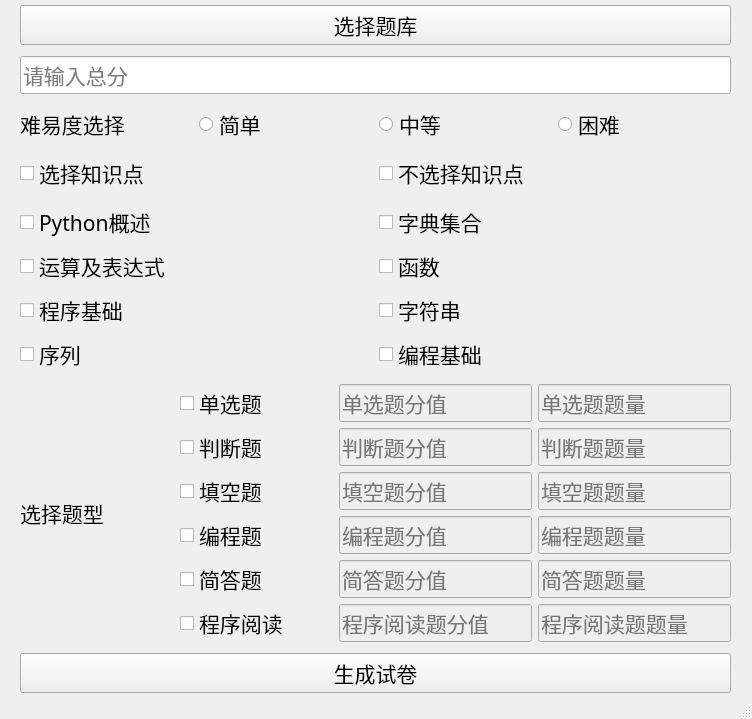
<?xml version="1.0" encoding="UTF-8"?>
<ui version="4.0">
 <class>MainWindow</class>
 <widget class="QMainWindow" name="MainWindow">
  <property name="geometry">
   <rect>
    <x>0</x>
    <y>0</y>
    <width>752</width>
    <height>719</height>
   </rect>
  </property>
  <property name="minimumSize">
   <size>
    <width>752</width>
    <height>719</height>
   </size>
  </property>
  <property name="maximumSize">
   <size>
    <width>752</width>
    <height>719</height>
   </size>
  </property>
  <property name="windowTitle">
   <string>MainWindow</string>
  </property>
  <widget class="QWidget" name="centralwidget">
   <widget class="QWidget" name="verticalLayoutWidget">
    <property name="geometry">
     <rect>
      <x>20</x>
      <y>0</y>
      <width>711</width>
      <height>702</height>
     </rect>
    </property>
    <property name="font">
     <font>
      <family>Microsoft JhengHei UI Light</family>
      <pointsize>16</pointsize>
     </font>
    </property>
    <layout class="QVBoxLayout" name="verticalLayout">
     <item>
      <widget class="QPushButton" name="pushButton_selectpath">
       <property name="font">
        <font>
         <family>Microsoft JhengHei UI Light</family>
         <pointsize>16</pointsize>
        </font>
       </property>
       <property name="text">
        <string>选择题库</string>
       </property>
      </widget>
     </item>
     <item>
      <widget class="QLineEdit" name="lineEdit_all_sum">
       <property name="placeholderText">
        <string>请输入总分</string>
       </property>
      </widget>
     </item>
     <item>
      <layout class="QHBoxLayout" name="horizontalLayout">
       <item>
        <widget class="QLabel" name="label">
         <property name="font">
          <font>
           <family>Microsoft JhengHei UI Light</family>
           <pointsize>16</pointsize>
          </font>
         </property>
         <property name="text">
          <string>难易度选择</string>
         </property>
        </widget>
       </item>
       <item>
        <widget class="QRadioButton" name="radioButton_easy">
         <property name="font">
          <font>
           <family>Microsoft JhengHei UI Light</family>
           <pointsize>16</pointsize>
          </font>
         </property>
         <property name="text">
          <string>简单</string>
         </property>
        </widget>
       </item>
       <item>
        <widget class="QRadioButton" name="radioButton_mid">
         <property name="font">
          <font>
           <family>Microsoft JhengHei UI Light</family>
           <pointsize>16</pointsize>
          </font>
         </property>
         <property name="text">
          <string>中等</string>
         </property>
        </widget>
       </item>
       <item>
        <widget class="QRadioButton" name="radioButton_hard">
         <property name="font">
          <font>
           <family>Microsoft JhengHei UI Light</family>
           <pointsize>16</pointsize>
          </font>
         </property>
         <property name="text">
          <string>困难</string>
         </property>
        </widget>
       </item>
      </layout>
     </item>
     <item>
      <layout class="QHBoxLayout" name="horizontalLayout_2">
       <item>
        <widget class="QCheckBox" name="checkBox_haveknowledge">
         <property name="font">
          <font>
           <family>Microsoft JhengHei UI Light</family>
           <pointsize>16</pointsize>
          </font>
         </property>
         <property name="text">
          <string>选择知识点</string>
         </property>
        </widget>
       </item>
       <item>
        <widget class="QCheckBox" name="checkBox_noknowledge">
         <property name="font">
          <font>
           <family>Microsoft JhengHei UI Light</family>
           <pointsize>16</pointsize>
          </font>
         </property>
         <property name="text">
          <string>不选择知识点</string>
         </property>
        </widget>
       </item>
      </layout>
     </item>
     <item>
      <layout class="QHBoxLayout" name="horizontalLayout_4">
       <item>
        <layout class="QVBoxLayout" name="verticalLayout_3">
         <item>
          <widget class="QCheckBox" name="checkBox_1">
           <property name="font">
            <font>
             <family>Microsoft JhengHei UI Light</family>
             <pointsize>16</pointsize>
            </font>
           </property>
           <property name="text">
            <string>Python概述</string>
           </property>
          </widget>
         </item>
         <item>
          <widget class="QCheckBox" name="checkBox_2">
           <property name="font">
            <font>
             <family>Microsoft JhengHei UI Light</family>
             <pointsize>16</pointsize>
            </font>
           </property>
           <property name="text">
            <string>运算及表达式</string>
           </property>
          </widget>
         </item>
         <item>
          <widget class="QCheckBox" name="checkBox_3">
           <property name="font">
            <font>
             <family>Microsoft JhengHei UI Light</family>
             <pointsize>16</pointsize>
            </font>
           </property>
           <property name="text">
            <string>程序基础</string>
           </property>
          </widget>
         </item>
         <item>
          <widget class="QCheckBox" name="checkBox_4">
           <property name="font">
            <font>
             <family>Microsoft JhengHei UI Light</family>
             <pointsize>16</pointsize>
            </font>
           </property>
           <property name="text">
            <string>序列</string>
           </property>
          </widget>
         </item>
        </layout>
       </item>
       <item>
        <layout class="QVBoxLayout" name="verticalLayout_4">
         <item>
          <widget class="QCheckBox" name="checkBox_5">
           <property name="font">
            <font>
             <family>Microsoft JhengHei UI Light</family>
             <pointsize>16</pointsize>
            </font>
           </property>
           <property name="text">
            <string>字典集合</string>
           </property>
          </widget>
         </item>
         <item>
          <widget class="QCheckBox" name="checkBox_6">
           <property name="font">
            <font>
             <family>Microsoft JhengHei UI Light</family>
             <pointsize>16</pointsize>
            </font>
           </property>
           <property name="text">
            <string>函数</string>
           </property>
          </widget>
         </item>
         <item>
          <widget class="QCheckBox" name="checkBox_7">
           <property name="font">
            <font>
             <family>Microsoft JhengHei UI Light</family>
             <pointsize>16</pointsize>
            </font>
           </property>
           <property name="text">
            <string>字符串</string>
           </property>
          </widget>
         </item>
         <item>
          <widget class="QCheckBox" name="checkBox_8">
           <property name="font">
            <font>
             <family>Microsoft JhengHei UI Light</family>
             <pointsize>16</pointsize>
            </font>
           </property>
           <property name="text">
            <string>编程基础</string>
           </property>
          </widget>
         </item>
        </layout>
       </item>
      </layout>
     </item>
     <item>
      <layout class="QHBoxLayout" name="horizontalLayout_3">
       <item>
        <widget class="QLabel" name="label_2">
         <property name="font">
          <font>
           <family>Microsoft JhengHei UI Light</family>
           <pointsize>16</pointsize>
          </font>
         </property>
         <property name="text">
          <string>选择题型</string>
         </property>
        </widget>
       </item>
       <item>
        <layout class="QVBoxLayout" name="verticalLayout_2">
         <item>
          <widget class="QCheckBox" name="checkBox_radio">
           <property name="font">
            <font>
             <family>Microsoft JhengHei UI Light</family>
             <pointsize>16</pointsize>
            </font>
           </property>
           <property name="text">
            <string>单选题</string>
           </property>
          </widget>
         </item>
         <item>
          <widget class="QCheckBox" name="checkBox_bool">
           <property name="font">
            <font>
             <family>Microsoft JhengHei UI Light</family>
             <pointsize>16</pointsize>
            </font>
           </property>
           <property name="text">
            <string>判断题</string>
           </property>
          </widget>
         </item>
         <item>
          <widget class="QCheckBox" name="checkBox_text">
           <property name="font">
            <font>
             <family>Microsoft JhengHei UI Light</family>
             <pointsize>16</pointsize>
            </font>
           </property>
           <property name="text">
            <string>填空题</string>
           </property>
          </widget>
         </item>
         <item>
          <widget class="QCheckBox" name="checkBox_code">
           <property name="font">
            <font>
             <family>Microsoft JhengHei UI Light</family>
             <pointsize>16</pointsize>
            </font>
           </property>
           <property name="text">
            <string>编程题</string>
           </property>
          </widget>
         </item>
         <item>
          <widget class="QCheckBox" name="checkBox_easyanswer">
           <property name="font">
            <font>
             <family>Microsoft JhengHei UI Light</family>
             <pointsize>16</pointsize>
            </font>
           </property>
           <property name="text">
            <string>简答题</string>
           </property>
          </widget>
         </item>
         <item>
          <widget class="QCheckBox" name="checkBox_coderead">
           <property name="font">
            <font>
             <family>Microsoft JhengHei UI Light</family>
             <pointsize>16</pointsize>
            </font>
           </property>
           <property name="text">
            <string>程序阅读</string>
           </property>
          </widget>
         </item>
        </layout>
       </item>
       <item>
        <layout class="QVBoxLayout" name="verticalLayout_5">
         <item>
          <widget class="QLineEdit" name="lineEdit_radio">
           <property name="enabled">
            <bool>false</bool>
           </property>
           <property name="sizePolicy">
            <sizepolicy hsizetype="Minimum" vsizetype="Fixed">
             <horstretch>0</horstretch>
             <verstretch>0</verstretch>
            </sizepolicy>
           </property>
           <property name="placeholderText">
            <string>单选题分值</string>
           </property>
          </widget>
         </item>
         <item>
          <widget class="QLineEdit" name="lineEdit_bool">
           <property name="enabled">
            <bool>false</bool>
           </property>
           <property name="sizePolicy">
            <sizepolicy hsizetype="Minimum" vsizetype="Fixed">
             <horstretch>0</horstretch>
             <verstretch>0</verstretch>
            </sizepolicy>
           </property>
           <property name="placeholderText">
            <string>判断题分值</string>
           </property>
          </widget>
         </item>
         <item>
          <widget class="QLineEdit" name="lineEdit_text">
           <property name="enabled">
            <bool>false</bool>
           </property>
           <property name="sizePolicy">
            <sizepolicy hsizetype="Minimum" vsizetype="Fixed">
             <horstretch>0</horstretch>
             <verstretch>0</verstretch>
            </sizepolicy>
           </property>
           <property name="placeholderText">
            <string>填空题分值</string>
           </property>
          </widget>
         </item>
         <item>
          <widget class="QLineEdit" name="lineEdit_code">
           <property name="enabled">
            <bool>false</bool>
           </property>
           <property name="sizePolicy">
            <sizepolicy hsizetype="Minimum" vsizetype="Fixed">
             <horstretch>0</horstretch>
             <verstretch>0</verstretch>
            </sizepolicy>
           </property>
           <property name="placeholderText">
            <string>编程题分值</string>
           </property>
          </widget>
         </item>
         <item>
          <widget class="QLineEdit" name="lineEdit_easyanswer">
           <property name="enabled">
            <bool>false</bool>
           </property>
           <property name="sizePolicy">
            <sizepolicy hsizetype="Minimum" vsizetype="Fixed">
             <horstretch>0</horstretch>
             <verstretch>0</verstretch>
            </sizepolicy>
           </property>
           <property name="placeholderText">
            <string>简答题分值</string>
           </property>
          </widget>
         </item>
         <item>
          <widget class="QLineEdit" name="lineEdit_coderead">
           <property name="enabled">
            <bool>false</bool>
           </property>
           <property name="sizePolicy">
            <sizepolicy hsizetype="Minimum" vsizetype="Fixed">
             <horstretch>0</horstretch>
             <verstretch>0</verstretch>
            </sizepolicy>
           </property>
           <property name="placeholderText">
            <string>程序阅读题分值</string>
           </property>
          </widget>
         </item>
        </layout>
       </item>
       <item>
        <layout class="QVBoxLayout" name="verticalLayout_6">
         <item>
          <widget class="QLineEdit" name="lineEdit_radio_sum">
           <property name="enabled">
            <bool>false</bool>
           </property>
           <property name="sizePolicy">
            <sizepolicy hsizetype="Minimum" vsizetype="Fixed">
             <horstretch>0</horstretch>
             <verstretch>0</verstretch>
            </sizepolicy>
           </property>
           <property name="placeholderText">
            <string>单选题题量</string>
           </property>
          </widget>
         </item>
         <item>
          <widget class="QLineEdit" name="lineEdit_bool_sum">
           <property name="enabled">
            <bool>false</bool>
           </property>
           <property name="sizePolicy">
            <sizepolicy hsizetype="Minimum" vsizetype="Fixed">
             <horstretch>0</horstretch>
             <verstretch>0</verstretch>
            </sizepolicy>
           </property>
           <property name="placeholderText">
            <string>判断题题量</string>
           </property>
          </widget>
         </item>
         <item>
          <widget class="QLineEdit" name="lineEdit_text_sum">
           <property name="enabled">
            <bool>false</bool>
           </property>
           <property name="sizePolicy">
            <sizepolicy hsizetype="Minimum" vsizetype="Fixed">
             <horstretch>0</horstretch>
             <verstretch>0</verstretch>
            </sizepolicy>
           </property>
           <property name="placeholderText">
            <string>填空题题量</string>
           </property>
          </widget>
         </item>
         <item>
          <widget class="QLineEdit" name="lineEdit_code_sum">
           <property name="enabled">
            <bool>false</bool>
           </property>
           <property name="sizePolicy">
            <sizepolicy hsizetype="Minimum" vsizetype="Fixed">
             <horstretch>0</horstretch>
             <verstretch>0</verstretch>
            </sizepolicy>
           </property>
           <property name="placeholderText">
            <string>编程题题量</string>
           </property>
          </widget>
         </item>
         <item>
          <widget class="QLineEdit" name="lineEdit_easyanswer_sum">
           <property name="enabled">
            <bool>false</bool>
           </property>
           <property name="sizePolicy">
            <sizepolicy hsizetype="Minimum" vsizetype="Fixed">
             <horstretch>0</horstretch>
             <verstretch>0</verstretch>
            </sizepolicy>
           </property>
           <property name="placeholderText">
            <string>简答题题量</string>
           </property>
          </widget>
         </item>
         <item>
          <widget class="QLineEdit" name="lineEdit_coderead_sum">
           <property name="enabled">
            <bool>false</bool>
           </property>
           <property name="sizePolicy">
            <sizepolicy hsizetype="Minimum" vsizetype="Fixed">
             <horstretch>0</horstretch>
             <verstretch>0</verstretch>
            </sizepolicy>
           </property>
           <property name="placeholderText">
            <string>程序阅读题题量</string>
           </property>
          </widget>
         </item>
        </layout>
       </item>
      </layout>
     </item>
     <item>
      <widget class="QPushButton" name="pushButton_generateres">
       <property name="font">
        <font>
         <family>Microsoft JhengHei UI Light</family>
         <pointsize>16</pointsize>
        </font>
       </property>
       <property name="text">
        <string>生成试卷</string>
       </property>
      </widget>
     </item>
    </layout>
   </widget>
  </widget>
  <widget class="QMenuBar" name="menubar">
   <property name="geometry">
    <rect>
     <x>0</x>
     <y>0</y>
     <width>752</width>
     <height>23</height>
    </rect>
   </property>
  </widget>
  <widget class="QStatusBar" name="statusbar"/>
 </widget>
 <resources/>
 <connections/>
</ui>
